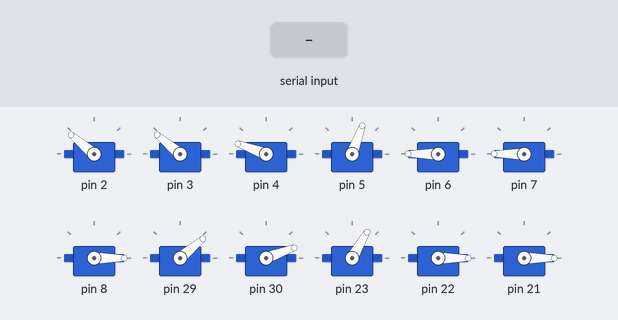
The sketch below on a simulated Arduino Mega 2560, built with avr-gcc and run on an emulated ATmega2560. Parts: 12 × servo. Inputs (shaded band) come from the test bench.

Above: at 4.36 s.
4.9 s: "atraksi\n" received over Serial
At 7.7 s:
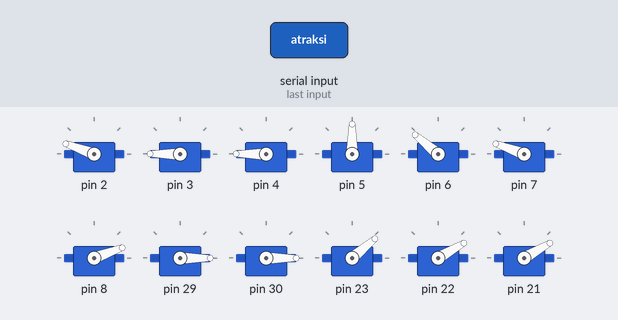
10.9 s: "lipat\n" received over Serial
At 13.25 s:
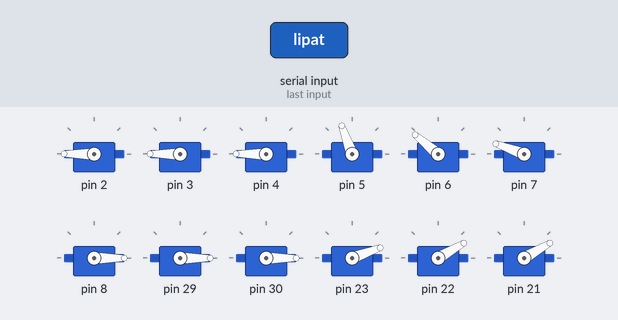
13.9 s: "angkatgenap\n" received over Serial
At 14.45 s:
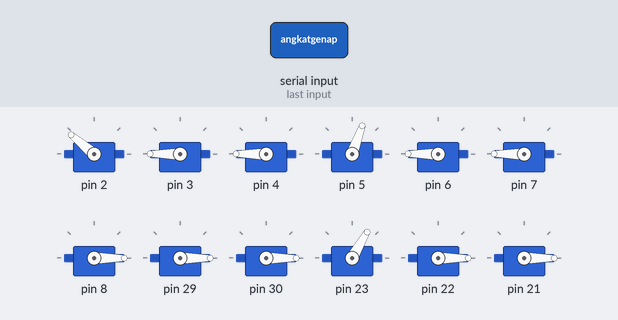
Timing chart, 0 to 22.9 s (numbered marks = the images above; inputs shaded):
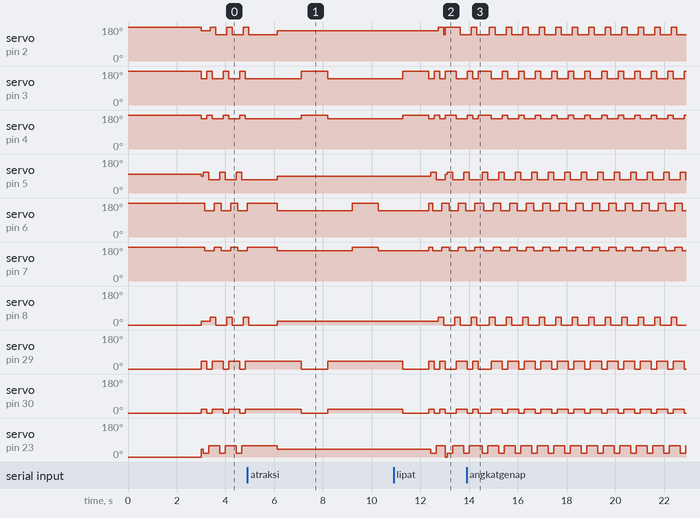

Measured:
- by itself, servo on pin 2: alternates 180° for 0.23 s and 140° for 0.45 s
- by itself, servo on pin 5: alternates 110° for 0.23 s and 70° for 0.45 s
- by itself, servo on pin 6: alternates 180° for 0.30 s and 140° for 0.38 s
- by itself, servo on pin 7: alternates 180° for 0.30 s and 160° for 0.38 s
- by itself, servo on pin 8: alternates 40° for 0.23 s and 0° for 0.45 s
- by itself, servo on pin 23: alternates 60° for 0.45 s and 20° for 0.23 s
- by itself, servo on pin 22, servo on pin 21: alternates 30° for 0.38 s and 0° for 0.30 s

The sketch:

Hexapod_v_0_3.ino
```cpp
#include <PWMServo.h>
#include <Ultrasonic.h>

/*
 *    UNIT KEGIATAN MAHASISWA RESEARCH & DEVELOPMENT KELUARGA MAHASISWA
 *   UNIVERSITAS PANCASILA (UKM R&D KMUP) TO KONTES ROBOT INDONESIA 2018
 *          DIVISI KONTES ROBOT PEMADAM API INDONESIA "CAKRAPANCA"
 *-------------------------------------------------------------------------
 * PELETAKAN PIN SERVO TEENSY 3.6 | POSISI MUKA ROBOT |
 *    KAKI   ARRAY   X   Y   Z    |  KIRI  &  KANAN   |
 *-------------------------------------------------------------------------
 *     1       0     2   3   4    |    3        0     |
 *     2       1     5   6   7    |    4        1     |
 *     3       2     8   29  30   |    5        2     |
 *     4       3     23  22  21   |
 *     5       4     20  17  16   |
 *     6       5     14  38  37   |
 */


 PWMServo ServoX[6];  // Variabel X yang menunjukkan bilangan array dari tiap Servo.
 PWMServo ServoY[6];  // Variabel Y yang menunjukkan bilangan array dari tiap Servo.
 PWMServo ServoZ[6];  // Variabel Z yang menunjukkan bilangan array dari tiap Servo.

 int servo_pos_x[6][3];
 int servo_pos_y[6][2];
 int servo_pos_z[6][2];
 int kaki_genap[3];
 int kaki_ganjil[3];

 const int forward = 0;
 const int netral  = 1;
 const int rear    = 2;
 const int up      = 0;
 const int down    = 1;
 const int in      = 2;
 const int out     = 3;

 char sz[]="Kanan;100;200;300;400";
 String serialResponse="";
 String tes[10];

  int check1 = 51;
  int check2 = 47;
  int check3 = 43;
  int check4 = 39;

  int checkpoint1 = 0;
  int checkpoint2 = 0;
  int checkpoint3 = 0;
  int checkpoint4 = 0;

  int ultrasonic[] = {11,12,24,25,26,27};
  char *pingString[] = {"Depan : ","Depan Kiri : ", "Depan Kanan : ", "Kiri : ", "Kanan : ","Belakang : "};

 void register_servo(){
   kaki_genap[0]  = 0;
   kaki_genap[1]  = 2;
   kaki_genap[2]  = 4;
   kaki_ganjil[0] = 1;
   kaki_ganjil[1] = 3;
   kaki_ganjil[2] = 5;

   ServoX[0].attach(2);
   ServoY[0].attach(3);
   ServoZ[0].attach(4);
   servo_pos_x[0][forward] = 180;
   servo_pos_x[0][netral]  = 160;
   servo_pos_x[0][rear]    = 140;
   servo_pos_y[0][up]      = 180;
   servo_pos_y[0][down]    = 140;
   servo_pos_z[0][up]      = 160;
   servo_pos_z[0][down]    = 180;

   ServoX[1].attach(5);
   ServoY[1].attach(6);
   ServoZ[1].attach(7);
   servo_pos_x[1][forward] = 110;
   servo_pos_x[1][netral]  = 90;
   servo_pos_x[1][rear]    = 70;
   servo_pos_y[1][up]      = 180;
   servo_pos_y[1][down]    = 140;
   servo_pos_z[1][up]      = 160;
   servo_pos_z[1][down]    = 180;

   ServoX[2].attach(8);
   ServoY[2].attach(29);
   ServoZ[2].attach(30);
   servo_pos_x[2][forward] = 40;
   servo_pos_x[2][netral]  = 20;
   servo_pos_x[2][rear]    = 0;
   servo_pos_y[2][up]      = 0;
   servo_pos_y[2][down]    = 40;
   servo_pos_z[2][up]      = 20;
   servo_pos_z[2][down]    = 0;

   ServoX[3].attach(23);
   ServoY[3].attach(22);
   ServoZ[3].attach(21);
   servo_pos_x[3][forward] = 20;
   servo_pos_x[3][netral]  = 40;
   servo_pos_x[3][rear]    = 60;
   servo_pos_y[3][up]      = 0;
   servo_pos_y[3][down]    = 30;
   servo_pos_z[3][up]      = 30;
   servo_pos_z[3][down]    = 0;

   ServoX[4].attach(20);
   ServoY[4].attach(36);
   ServoZ[4].attach(35);
   servo_pos_x[4][forward] = 70;
   servo_pos_x[4][netral]  = 90;
   servo_pos_x[4][rear]    = 110;
   servo_pos_y[4][up]      = 0;
   servo_pos_y[4][down]    = 40;
   servo_pos_z[4][up]      = 20;
   servo_pos_z[4][down]    = 0;

   ServoX[5].attach(14);
   ServoY[5].attach(38);
   ServoZ[5].attach(37);
   servo_pos_x[5][forward] = 140;
   servo_pos_x[5][netral]  = 160;
   servo_pos_x[5][rear]    = 180;
   servo_pos_y[5][up]      = 180;
   servo_pos_y[5][down]    = 130;
   servo_pos_z[5][up]      = 155;
   servo_pos_z[5][down]    = 180;
}

void lipat_kaki(){
   ServoX[0].write(180);
   ServoY[0].write(180);
   ServoZ[0].write(180);

   ServoX[1].write(100);
   ServoY[1].write(180);
   ServoZ[1].write(180);

   ServoX[2].write(0);
   ServoY[2].write(0);
   ServoZ[2].write(0);

   ServoX[3].write(0);
   ServoY[3].write(0);
   ServoZ[3].write(0);

   ServoX[4].write(75);
   ServoY[4].write(0);
   ServoZ[4].write(0);

   ServoX[5].write(180);
   ServoY[5].write(180);
   ServoZ[5].write(180);
}

void init_position(){
   move_legs_neutral(kaki_genap);
   move_legs_neutral(kaki_ganjil);
}

void legs_move_neutral(int leg){
   ServoX[leg].write(servo_pos_x[leg][netral]);
   ServoY[leg].write(servo_pos_y[leg][down]);
   ServoZ[leg].write(servo_pos_z[leg][up]);
}

void move_legs_neutral(int legs[]){
   for(int i=0; i<3; i+=1) {
      legs_move_neutral(legs[i]);
   }
}

void move_legs_up(int legs[]){
   for (int i=0; i<3; i+=1){
      ServoY[legs[i]].write(servo_pos_y[legs[i]][up]);
      ServoZ[legs[i]].write(servo_pos_z[legs[i]][down]);
   }
    delay(75);
}

void move_legs_down(int legs[]){
    for (int i=0; i<3; i+=1){
      ServoY[legs[i]].write(servo_pos_y[legs[i]][down]);
      ServoZ[legs[i]].write(servo_pos_z[legs[i]][up]);
    }
    delay(75);
}

void move_legs_forward(int legs[]){
    for (int i=0; i<3; i+=1){
      ServoX[legs[i]].write(servo_pos_x[legs[i]][forward]);
    }
    delay(75);
}

void move_legs_backward(int legs[]){
    for(int i=0; i<3; i+=1){
      ServoX[legs[i]].write(servo_pos_x[legs[i]][rear]);
    }
    delay(75);
}

void setup(){
    Serial.begin(9600);
    register_servo();
    lipat_kaki();
    delay(3000);
    init_position();
    maju();
}

void loop(){
//
//    checkpoint1 = digitalRead (check1);
//    checkpoint2 = digitalRead (check2);
//    checkpoint3 = digitalRead (check3);
//    checkpoint4 = digitalRead (check4);
//
//    sonar();
//    delay(50);
//
//    if(ultrasonic(0) <= 18)
//      {
//        sonar();
//        delay(50);
//
//        if (checkpoint3 != HIGH)
//          {
//            if (ultrasonic(3) > ultrasonic(4))
//              {
//                belok_kiri();
//                delay(20);
//
//                if ( checkpoint1 != HIGH ) { digitalWrite(check1, HIGH); }
//                else if ( checkpoint1 == HIGH && checkpoint2 != HIGH ) { digitalWrite(check2, HIGH); }
//                else if ( checkpoint1 == HIGH && checkpoint2 == HIGH && checkpoint3 != HIGH ) { digitalWrite(check3, HIGH); }
//              }
//
//            if (ultrasonic(3) < ultrasonic(4))
//              {
//                belok_kanan();
//                delay(20);
//
//                if ( checkpoint1 != HIGH ) { digitalWrite(check1, HIGH); }
//                else if ( checkpoint1 == HIGH && checkpoint2 != HIGH ) { digitalWrite(check2, HIGH); }
//                else if ( checkpoint1 == HIGH && checkpoint2 == HIGH && checkpoint3 != HIGH ) { digitalWrite(check3, HIGH); }
//              }
//          }
//
//        if (checkpoint3 == HIGH)
//          {
//            belok_kiri();
//            delay(20);
//            digitalWrite(check4, HIGH);
//          }
//
//        if (checkpoint4 == HIGH)
//          {
//            gerak(berhenti1,sizeof(berhenti1));
//            delay(10000);
//            digitalWrite(check1, LOW);
//            digitalWrite(check2, LOW);
//            digitalWrite(check3, LOW);
//            digitalWrite(check4, LOW);
//          }
//      }
//
//    //else if(ultrasonic(3) > 20 && ultrasonic(4) > 20)  { maju2(); muter_ka3(); maju5(); delay(20); }
//    else if(ultrasonic(1) <= 11 ){belok_kanan();delay(20); }
//    else if(ultrasonic(2) <= 11 ){belok_kiri();delay(20); }
//    else  { maju();
//    }


    if(Serial.available() > 0){
      serialResponse = Serial.readStringUntil('\r\n');
      char buf[sizeof(sz)];
      serialResponse.toCharArray(buf, sizeof(buf));
      char *p = buf;
      char *str;
      int i=0;
      while ((str = strtok_r(p,";", &p)) !=NULL){
        tes[i] = str;
        i++;
    }
      if(tes[0]=="siap"){
        lipat_kaki();
        init_position();
    } else if (tes[0]=="lipat"){
        lipat_kaki();
    } else if (tes[0]=="angkatganjil"){
        move_legs_up(kaki_ganjil);
    } else if (tes[0]=="angkatgenap"){
        move_legs_up(kaki_genap);
    } else if (tes[0]=="atraksi"){
        move_legs_up(kaki_ganjil);
        delay(1000);
        init_position();
        delay(1000);
        move_legs_up(kaki_genap);
        delay(1000);
        init_position();
        delay(1000);
        move_legs_up(kaki_ganjil);
        delay(1000);
        init_position();
        delay(1000);
        move_legs_up(kaki_genap);
        delay(1000);
        init_position();
    }
    else if (tes[0]=="maju"){
      for (int i=0; i<tes[1].toInt(); i+=1){
        move_legs_up(kaki_ganjil);
        move_legs_forward(kaki_ganjil);
        move_legs_down(kaki_ganjil);
        move_legs_up(kaki_genap);
        move_legs_backward(kaki_ganjil);
        move_legs_forward(kaki_genap);
        move_legs_down(kaki_genap);
        move_legs_up(kaki_ganjil);
        move_legs_backward(kaki_genap);
      }
      init_position();
    } else if (tes[0]=="mundur"){
      for(int i=0; i<tes[1].toInt(); i+=1){
        move_legs_up(kaki_ganjil);
        move_legs_backward(kaki_ganjil);
        move_legs_down(kaki_ganjil);

        move_legs_up(kaki_genap);
        move_legs_forward(kaki_ganjil);
        move_legs_backward(kaki_genap);

        move_legs_down(kaki_genap);
        move_legs_up(kaki_ganjil);
        move_legs_forward(kaki_genap);
      }
      init_position();
    } else if (tes[0]=="belok_kanan"){
      for(int i=0; i<tes[1].toInt(); i+=1){
        move_legs_up(kaki_ganjil);
        ServoX[1].write(servo_pos_x[1][rear]);
        ServoX[3].write(servo_pos_x[3][forward]);
        ServoX[5].write(servo_pos_x[5][forward]);
        delay(75);
        move_legs_down(kaki_ganjil);
        ServoX[1].write(servo_pos_x[1][forward]);
        ServoX[3].write(servo_pos_x[3][rear]);
        ServoX[5].write(servo_pos_x[5][rear]);
        delay(75);
        move_legs_up(kaki_genap);
        ServoX[0].write(servo_pos_x[0][rear]);
        ServoX[2].write(servo_pos_x[2][rear]);
        ServoX[4].write(servo_pos_x[4][forward]);
        delay(75);
        move_legs_down(kaki_genap);
        ServoX[0].write(servo_pos_x[0][forward]);
        ServoX[2].write(servo_pos_x[2][forward]);
        ServoX[4].write(servo_pos_x[4][rear]);
        delay(75);
      }
      init_position();
    } else if (tes[0]=="belok_kiri"){
      for(int i=0; i<tes[1].toInt(); i+=1){
        move_legs_up(kaki_genap);
        ServoX[0].write(servo_pos_x[0][forward]);
        ServoX[2].write(servo_pos_x[2][forward]);
        ServoX[4].write(servo_pos_x[4][rear]);
        delay(75);
        move_legs_down(kaki_genap);
        ServoX[0].write(servo_pos_x[0][rear]);
        ServoX[2].write(servo_pos_x[2][rear]);
        ServoX[4].write(servo_pos_x[4][forward]);
        delay(75);
        move_legs_up(kaki_ganjil);
        ServoX[1].write(servo_pos_x[1][forward]);
        ServoX[3].write(servo_pos_x[3][rear]);
        ServoX[5].write(servo_pos_x[5][rear]);
        delay(75);
        move_legs_down(kaki_ganjil);
        ServoX[1].write(servo_pos_x[1][rear]);
        ServoX[3].write(servo_pos_x[3][forward]);
        ServoX[5].write(servo_pos_x[5][forward]);
        delay(75);
      }
      init_position();
   }  else {
//              UNTUK TES DERAJAT SERVO 1/3
//      ServoX[tes[0].toInt()].write(tes[1].toInt());
//      ServoY[tes[0].toInt()].write(tes[2].toInt());
//      ServoZ[tes[0].toInt()].write(tes[3].toInt());

//              UNTUK TES DERAJAT SERVO 1/1
//      ServoX[tes[0].toInt()].write(tes[1].toInt());

//      }

   }
}
        move_legs_up(kaki_ganjil);
        move_legs_forward(kaki_ganjil);
        move_legs_down(kaki_ganjil);
        move_legs_up(kaki_genap);
        move_legs_backward(kaki_ganjil);
        move_legs_forward(kaki_genap);
        move_legs_down(kaki_genap);
        move_legs_up(kaki_ganjil);
        move_legs_backward(kaki_genap);
}

void maju(){
  move_legs_up(kaki_ganjil);
        move_legs_forward(kaki_ganjil);
        move_legs_down(kaki_ganjil);
        move_legs_up(kaki_genap);
        move_legs_backward(kaki_ganjil);
        move_legs_forward(kaki_genap);
        move_legs_down(kaki_genap);
        move_legs_up(kaki_ganjil);
        move_legs_backward(kaki_genap);
}

void mundur(){
        move_legs_up(kaki_ganjil);
        move_legs_backward(kaki_ganjil);
        move_legs_down(kaki_ganjil);

        move_legs_up(kaki_genap);
        move_legs_forward(kaki_ganjil);
        move_legs_backward(kaki_genap);

        move_legs_down(kaki_genap);
        move_legs_up(kaki_ganjil);
        move_legs_forward(kaki_genap);

}

void belok_kanan(){
        move_legs_up(kaki_ganjil);
        ServoX[1].write(servo_pos_x[1][rear]);
        ServoX[3].write(servo_pos_x[3][forward]);
        ServoX[5].write(servo_pos_x[5][forward]);
        delay(75);
        move_legs_down(kaki_ganjil);
        ServoX[1].write(servo_pos_x[1][forward]);
        ServoX[3].write(servo_pos_x[3][rear]);
        ServoX[5].write(servo_pos_x[5][rear]);
        delay(75);
        move_legs_up(kaki_genap);
        ServoX[0].write(servo_pos_x[0][rear]);
        ServoX[2].write(servo_pos_x[2][rear]);
        ServoX[4].write(servo_pos_x[4][forward]);
        delay(75);
        move_legs_down(kaki_genap);
        ServoX[0].write(servo_pos_x[0][forward]);
        ServoX[2].write(servo_pos_x[2][forward]);
        ServoX[4].write(servo_pos_x[4][rear]);
        delay(75);
}

void belok_kiri(){
        move_legs_up(kaki_genap);
        ServoX[0].write(servo_pos_x[0][forward]);
        ServoX[2].write(servo_pos_x[2][forward]);
        ServoX[4].write(servo_pos_x[4][rear]);
        delay(75);
        move_legs_down(kaki_genap);
        ServoX[0].write(servo_pos_x[0][rear]);
        ServoX[2].write(servo_pos_x[2][rear]);
        ServoX[4].write(servo_pos_x[4][forward]);
        delay(75);
        move_legs_up(kaki_ganjil);
        ServoX[1].write(servo_pos_x[1][forward]);
        ServoX[3].write(servo_pos_x[3][rear]);
        ServoX[5].write(servo_pos_x[5][rear]);
        delay(75);
        move_legs_down(kaki_ganjil);
        ServoX[1].write(servo_pos_x[1][rear]);
        ServoX[3].write(servo_pos_x[3][forward]);
        ServoX[5].write(servo_pos_x[5][forward]);
        delay(75);

}


//void ping()
//  {
//    unsigned long ultrasoundValue;
//    for(int i=0; i < 5; i++)
//    {
//      ultrasoundValue = ultrasonic(i);
//      Serial.print(pingString[i]);
//      Serial.print(ultrasoundValue);
//      Serial.print("cm, ");
//      delay(1);
//    }
//    Serial.println();
//    delay(1);
//  }
//
//unsigned long ultrasonic(int i)
//  {
//    unsigned long echo;
//
//    pinMode(ultraSoundSignalPins[i], OUTPUT); // Switch signalpin to output
//    digitalWrite(ultraSoundSignalPins[i], LOW); // Send low pulse
//    delayMicroseconds(2); // Wait for 2 microseconds
//    digitalWrite(ultraSoundSignalPins[i], HIGH); // Send high pulse
//    delayMicroseconds(5); // Wait for 5 microseconds
//    digitalWrite(ultraSoundSignalPins[i], LOW); // Holdoff
//    pinMode(ultraSoundSignalPins[i], INPUT); // Switch signalpin to input
//    digitalWrite(ultraSoundSignalPins[i], HIGH); // Turn on pullup resistor
//    echo = pulseIn(ultraSoundSignalPins[i], HIGH); //Listen for echo
//    return (echo / 58.138); //convert to CM
//  }
```

flamesensor.ino
```cpp
//int sensor0 = A0;
//int sensor1 = A1;
//int sensor2 = A2;
//int sensor3 = A3;
//int sensor4 = A4;
//
//int nilaisensor0 = 0;
//int nilaisensor1 = 0;
//int nilaisensor2 = 0;
//int nilaisensor3 = 0;
//int nilaisensor4 = 0;
//
//
//int averagenilai = 0;
//
//int outputPin = 13;
//
////status_ruangan = 0;
//
//
//// ROUTINE
//// TRACKING - SAYAP
//// route_sayap_kanan
////
//
//void setup()
//{
//  Serial.begin(9600);
//  pinMode(outputPin, OUTPUT);
//}
//void loop()
//{
//
//  nilaisensor0 = analogRead(sensor0);
//  nilaisensor1 = analogRead(sensor1);
//  nilaisensor2 = analogRead(sensor2);
//  nilaisensor3 = analogRead(sensor3);
//  nilaisensor4 = analogRead(sensor4);
//
//  averagenilai = (nilaisensor0 + nilaisensor1 + nilaisensor2 + nilaisensor3 + nilaisensor4) / 5;
//
//
//  if(nilaisensor0>200 && nilaisensor0>nilaisensor2) {
//    Serial.println("API DI KIRI");
//  } else if(nilaisensor1>200 && nilaisensor1>nilaisensor2) {
//    Serial.println("API DI KIRI");
//  } else if(nilaisensor3>200 && nilaisensor3>nilaisensor2) {
//    Serial.println("API DI KANAN");
//  } else if(nilaisensor4>200 && nilaisensor4>nilaisensor2) {
//    Serial.println("API DI KANAN");
//  } else {
//     Serial.println("tidak ada api");
//  }
//
//  if(nilaisensor1>200 && nilaisensor2>200 && nilaisensor3>200) {
//    Serial.println("API DI DEPAN");
//  }
//
//  delay(500);
////  if (averagenilai >= 200) {
////    // turn LED on:
////    digitalWrite(outputPin, HIGH);
//////    Serial.println("Terdeteksi Panas Api");
////  } else {
////    // turn LED off:
////    digitalWrite(outputPin, LOW);
//////    Serial.println("Tidak Terdeteksi Panas Api");
////    delay(100);
////  }
//
//}
```

Source omitted: ping.ino (3245 bytes)
